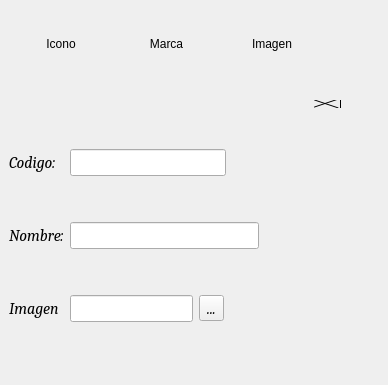
<?xml version="1.0" encoding="UTF-8"?>
<ui version="4.0">
 <class>FormVehiculoTipo</class>
 <widget class="QDialog" name="FormVehiculoTipo">
  <property name="geometry">
   <rect>
    <x>0</x>
    <y>0</y>
    <width>388</width>
    <height>385</height>
   </rect>
  </property>
  <property name="windowTitle">
   <string>Dialog</string>
  </property>
  <widget class="QWidget" name="layoutWidget">
   <property name="geometry">
    <rect>
     <x>11</x>
     <y>-7</y>
     <width>311</width>
     <height>101</height>
    </rect>
   </property>
   <layout class="QHBoxLayout" name="horizontalLayout">
    <property name="topMargin">
     <number>0</number>
    </property>
    <item>
     <widget class="QLabel" name="label_6">
      <property name="minimumSize">
       <size>
        <width>60</width>
        <height>80</height>
       </size>
      </property>
      <property name="text">
       <string>Icono</string>
      </property>
      <property name="alignment">
       <set>Qt::AlignCenter</set>
      </property>
     </widget>
    </item>
    <item>
     <widget class="QLabel" name="label_4">
      <property name="minimumSize">
       <size>
        <width>60</width>
        <height>80</height>
       </size>
      </property>
      <property name="text">
       <string>Marca</string>
      </property>
      <property name="alignment">
       <set>Qt::AlignCenter</set>
      </property>
     </widget>
    </item>
    <item>
     <widget class="QLabel" name="LabelImage">
      <property name="minimumSize">
       <size>
        <width>60</width>
        <height>80</height>
       </size>
      </property>
      <property name="text">
       <string>Imagen</string>
      </property>
      <property name="alignment">
       <set>Qt::AlignCenter</set>
      </property>
     </widget>
    </item>
   </layout>
  </widget>
  <widget class="QTabWidget" name="tabWidget">
   <property name="geometry">
    <rect>
     <x>0</x>
     <y>100</y>
     <width>341</width>
     <height>271</height>
    </rect>
   </property>
   <property name="font">
    <font>
     <family>Cambria</family>
     <pointsize>12</pointsize>
     <weight>50</weight>
     <italic>true</italic>
     <bold>false</bold>
    </font>
   </property>
   <property name="autoFillBackground">
    <bool>false</bool>
   </property>
   <property name="styleSheet">
    <string notr="true">
QTabWidget::pane { 
font: bold 14px;
   background: transparent; 
  margin: 0px,0px,0px,0px;
   border: 0px solid transparent;  
  }

QTabBar::tab {
    background: transparent;
    border: 2px solid transparent;
    border-bottom-color: transparent; /* same as the pane color */
    border-top-left-radius: 4px;
    border-top-right-radius: 4px;
    min-width: 8ex;
    padding: 2px;
}

</string>
   </property>
   <property name="tabPosition">
    <enum>QTabWidget::East</enum>
   </property>
   <property name="tabShape">
    <enum>QTabWidget::Triangular</enum>
   </property>
   <property name="currentIndex">
    <number>0</number>
   </property>
   <property name="iconSize">
    <size>
     <width>40</width>
     <height>40</height>
    </size>
   </property>
   <property name="elideMode">
    <enum>Qt::ElideMiddle</enum>
   </property>
   <property name="usesScrollButtons">
    <bool>true</bool>
   </property>
   <property name="documentMode">
    <bool>false</bool>
   </property>
   <property name="tabsClosable">
    <bool>false</bool>
   </property>
   <property name="movable">
    <bool>false</bool>
   </property>
   <widget class="QWidget" name="tab">
    <attribute name="icon">
     <iconset resource="../Recursos.qrc">
      <normaloff>:/Imagenes/iconos/add.png</normaloff>:/Imagenes/iconos/add.png</iconset>
    </attribute>
    <attribute name="title">
     <string/>
    </attribute>
    <layout class="QHBoxLayout" name="horizontalLayout_2">
     <item>
      <layout class="QGridLayout" name="gridLayout_2">
       <item row="2" column="0">
        <widget class="QLabel" name="label_3">
         <property name="font">
          <font>
           <family>Cambria</family>
           <pointsize>12</pointsize>
           <italic>true</italic>
          </font>
         </property>
         <property name="text">
          <string>Imagen</string>
         </property>
        </widget>
       </item>
       <item row="0" column="0">
        <widget class="QLabel" name="label">
         <property name="font">
          <font>
           <family>Cambria</family>
           <pointsize>12</pointsize>
           <italic>true</italic>
          </font>
         </property>
         <property name="text">
          <string>Codigo:</string>
         </property>
        </widget>
       </item>
       <item row="2" column="3" colspan="2">
        <widget class="QToolButton" name="ButtonArchivoImagen">
         <property name="font">
          <font>
           <family>Cambria</family>
           <pointsize>12</pointsize>
           <italic>true</italic>
          </font>
         </property>
         <property name="text">
          <string>...</string>
         </property>
        </widget>
       </item>
       <item row="1" column="0">
        <widget class="QLabel" name="label_2">
         <property name="font">
          <font>
           <family>Cambria</family>
           <pointsize>12</pointsize>
           <italic>true</italic>
          </font>
         </property>
         <property name="text">
          <string>Nombre:</string>
         </property>
        </widget>
       </item>
       <item row="1" column="1" colspan="4">
        <widget class="QLineEdit" name="LineNombre">
         <property name="font">
          <font>
           <family>Cambria</family>
           <pointsize>12</pointsize>
           <italic>true</italic>
          </font>
         </property>
         <property name="inputMethodHints">
          <set>Qt::ImhFormattedNumbersOnly</set>
         </property>
        </widget>
       </item>
       <item row="2" column="1" colspan="2">
        <widget class="QLineEdit" name="LineImagen">
         <property name="font">
          <font>
           <family>Cambria</family>
           <pointsize>12</pointsize>
           <italic>true</italic>
          </font>
         </property>
         <property name="readOnly">
          <bool>true</bool>
         </property>
        </widget>
       </item>
       <item row="0" column="4">
        <spacer name="horizontalSpacer">
         <property name="orientation">
          <enum>Qt::Horizontal</enum>
         </property>
         <property name="sizeType">
          <enum>QSizePolicy::Fixed</enum>
         </property>
         <property name="sizeHint" stdset="0">
          <size>
           <width>18</width>
           <height>20</height>
          </size>
         </property>
        </spacer>
       </item>
       <item row="0" column="1" colspan="3">
        <widget class="QLineEdit" name="LineCodigo">
         <property name="font">
          <font>
           <family>Cambria</family>
           <pointsize>12</pointsize>
           <italic>true</italic>
          </font>
         </property>
         <property name="inputMethodHints">
          <set>Qt::ImhNone</set>
         </property>
         <property name="readOnly">
          <bool>true</bool>
         </property>
        </widget>
       </item>
      </layout>
     </item>
     <item>
      <layout class="QVBoxLayout" name="verticalLayout_2">
       <property name="leftMargin">
        <number>0</number>
       </property>
       <item>
        <widget class="QPushButton" name="ButtonGuardar">
         <property name="text">
          <string/>
         </property>
         <property name="icon">
          <iconset resource="../Recursos.qrc">
           <normaloff>:/Imagenes/iconos/guardar.png</normaloff>:/Imagenes/iconos/guardar.png</iconset>
         </property>
         <property name="iconSize">
          <size>
           <width>40</width>
           <height>40</height>
          </size>
         </property>
         <property name="autoDefault">
          <bool>false</bool>
         </property>
         <property name="flat">
          <bool>true</bool>
         </property>
        </widget>
       </item>
       <item>
        <widget class="QPushButton" name="ButtonModificar">
         <property name="text">
          <string/>
         </property>
         <property name="icon">
          <iconset resource="../Recursos.qrc">
           <normaloff>:/Imagenes/iconos/editar.png</normaloff>:/Imagenes/iconos/editar.png</iconset>
         </property>
         <property name="iconSize">
          <size>
           <width>40</width>
           <height>40</height>
          </size>
         </property>
         <property name="autoDefault">
          <bool>false</bool>
         </property>
         <property name="default">
          <bool>false</bool>
         </property>
         <property name="flat">
          <bool>true</bool>
         </property>
        </widget>
       </item>
       <item>
        <widget class="QPushButton" name="ButtonEliminar">
         <property name="text">
          <string/>
         </property>
         <property name="icon">
          <iconset resource="../Recursos.qrc">
           <normaloff>:/Imagenes/iconos/delete.png</normaloff>:/Imagenes/iconos/delete.png</iconset>
         </property>
         <property name="iconSize">
          <size>
           <width>40</width>
           <height>40</height>
          </size>
         </property>
         <property name="flat">
          <bool>true</bool>
         </property>
        </widget>
       </item>
       <item>
        <widget class="QPushButton" name="ButtonRegresar">
         <property name="text">
          <string/>
         </property>
         <property name="icon">
          <iconset resource="../Recursos.qrc">
           <normaloff>:/Imagenes/iconos/izquierda.png</normaloff>:/Imagenes/iconos/izquierda.png</iconset>
         </property>
         <property name="iconSize">
          <size>
           <width>40</width>
           <height>40</height>
          </size>
         </property>
         <property name="flat">
          <bool>true</bool>
         </property>
        </widget>
       </item>
      </layout>
     </item>
    </layout>
   </widget>
  </widget>
 </widget>
 <resources>
  <include location="../Recursos.qrc"/>
 </resources>
 <connections/>
</ui>
